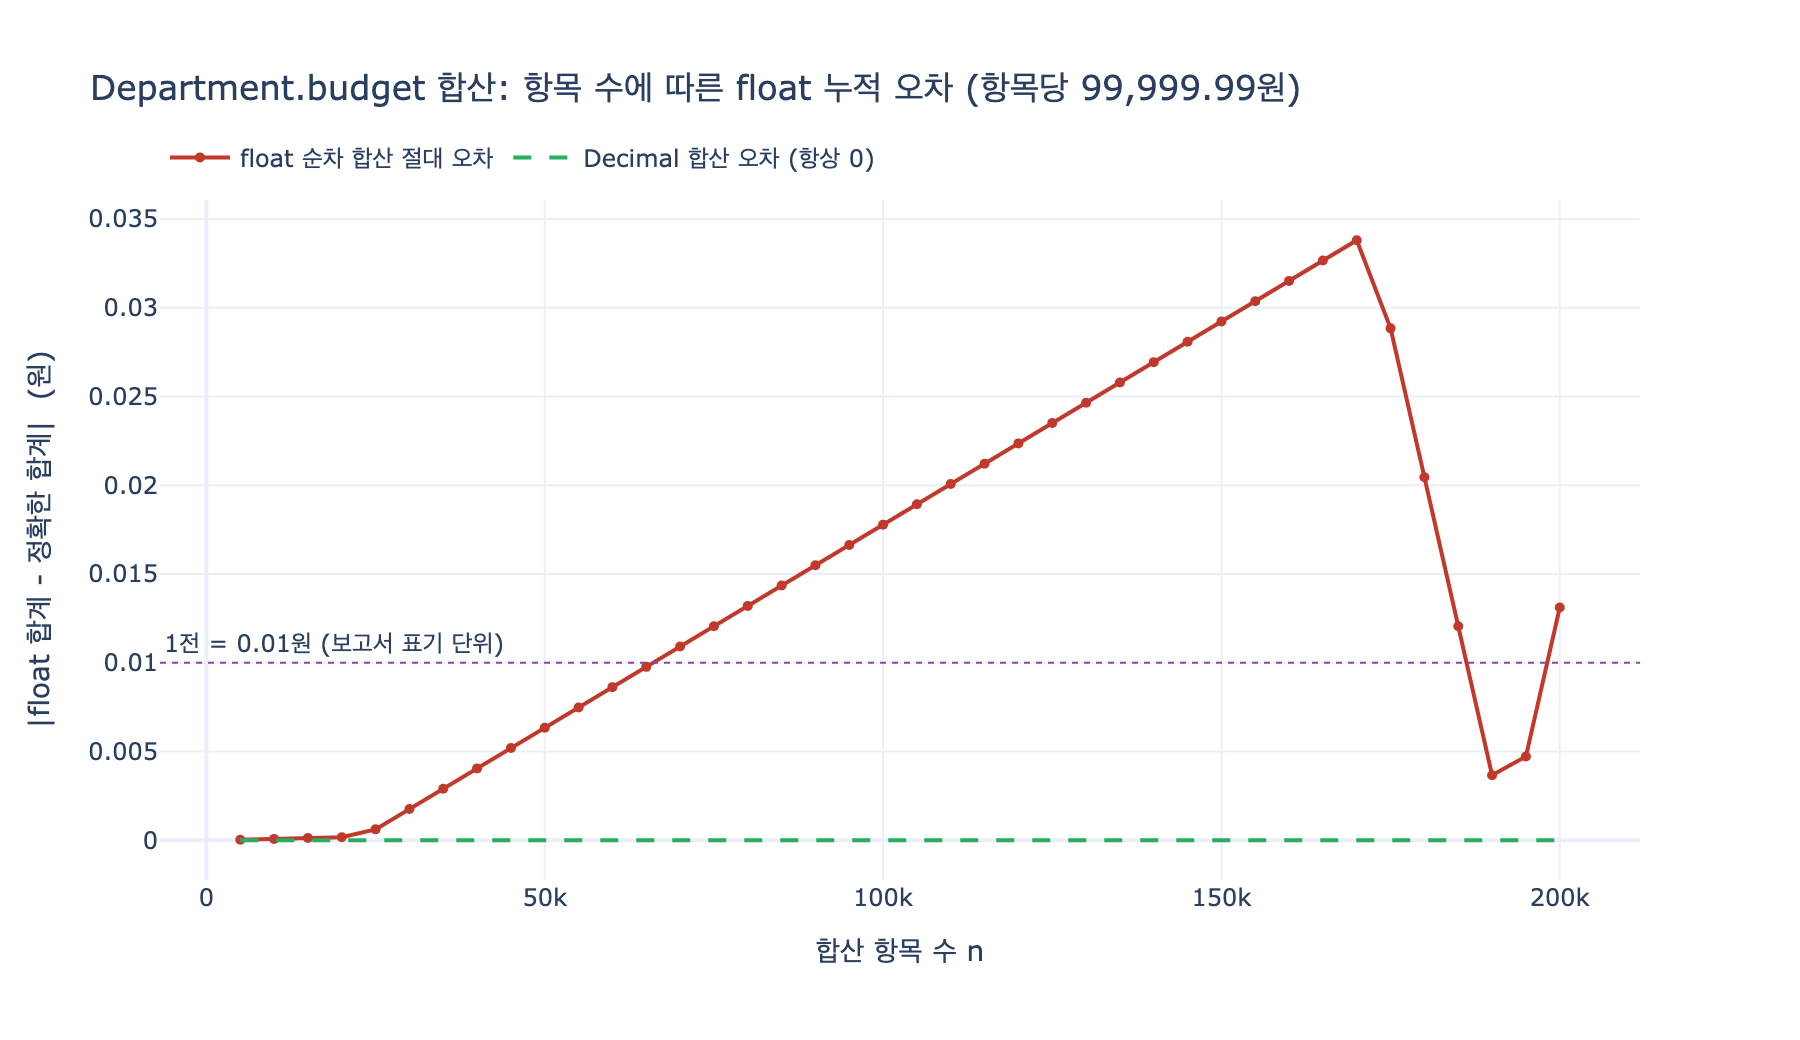

Write the Python code that produced this figure.
# %% [markdown]
# # Department.budget 은 왜 `decimal` 인가
#
# 필요 패키지: plotly, kaleido (시각화 셀에서만 사용)
#
# HR 온톨로지의 `Department.budget` 은 금액이다. 금액은 "십진 소수"로 정의된
# 값인데, `float`(IEEE 754 binary64)은 십진 소수를 정확히 담을 수 없다.
# 이 노트북은 그 오차가 예산 집계에서 어떻게 자라는지 단계적으로 보여준다.

# %%
# 필요 패키지: plotly, kaleido
import math
import os
from decimal import Decimal, ROUND_HALF_UP, getcontext

import plotly.graph_objects as go

getcontext().prec = 34  # IEEE 754 decimal128 수준의 십진 유효숫자


def _show(fig):
    try:
        from IPython import get_ipython
        if get_ipython() is not None:
            fig.show()
    except ImportError:
        pass


print("setup ok")
# 출력: setup ok

# %% [markdown]
# ## 1. `0.1 + 0.2 != 0.3` — 이진 분수 전개
#
# binary64는 값을 $(-1)^{s}\cdot 1.f \cdot 2^{e}$ 형태, 즉 **2의 거듭제곱 분수의 합**으로만
# 표현한다. 어떤 십진 소수 $\frac{a}{10^{k}}$ 가 정확히 표현되려면 분모가 $2^{n}$ 꼴이어야 한다.
#
# $$0.1 = \frac{1}{10} = \frac{1}{2\cdot 5}$$
#
# 분모에 인수 5가 있으므로 $0.1$ 은 유한한 이진 소수로 끝나지 않고
# $0.0\overline{0011}_2$ 처럼 무한 순환한다. 53비트에서 잘리면서 저장된 값은
# 우리가 쓴 `0.1` 이 **아니다**.

# %%
print(0.1 + 0.2)                 # repr은 "가장 짧은 왕복 표현"이라 오차가 숨는다
print(0.1 + 0.2 == 0.3)
print(f"{0.1:.27f}")             # 실제 저장된 값을 소수 27자리까지 펼쳐 본다
print(f"{0.2:.27f}")
print(f"{0.3:.27f}")
print(Decimal(0.1))              # float에 담긴 값의 완전한 십진 전개
# 출력: 0.30000000000000004
# 출력: False
# 출력: 0.100000000000000005551115123
# 출력: 0.200000000000000011102230246
# 출력: 0.299999999999999988897769754
# 출력: 0.1000000000000000055511151231257827021181583404541015625

# %%
# 반면 Decimal은 십진수를 십진수로 저장한다 (단, 문자열로 만들어야 한다).
print(Decimal("0.1") + Decimal("0.2") == Decimal("0.3"))
print(Decimal("0.1") + Decimal("0.2"))
# 출력: True
# 출력: 0.3

# %% [markdown]
# ## 2. 예산 항목 10,000건 합산 — 누적 오차
#
# 각 덧셈은 최대 $\tfrac{1}{2}\varepsilon$ 의 상대 오차를 만들고($\varepsilon = 2^{-52}$),
# 순차 합산에서 오차는 대략 항목 수 $n$ 에 비례해 누적된다.
#
# $$\left|\hat{S}_n - S_n\right| \lesssim (n-1)\,\varepsilon \sum_i |x_i|$$
#
# `Department.budget` 이 cost center 롤업(하위 조직 예산의 합)으로 계산된다면
# 이 오차가 그대로 상위 부서의 예산 총액에 실린다.

# %%
ITEM = "99999.99"          # 부서 예산 항목 1건 (원)
N = 50_000                 # 전사 cost center 롤업 규모의 라인 아이템 수

float_sum = 0.0
for _ in range(N):
    float_sum += float(ITEM)

dec_sum = Decimal("0")
for _ in range(N):
    dec_sum += Decimal(ITEM)

exact = Decimal(ITEM) * N
print("float  합산:", repr(float_sum))
print("Decimal 합산:", dec_sum)
print("정확한 값   :", exact)
print("float 오차  :", Decimal(float_sum) - exact)
print("float == 정확?", Decimal(float_sum) == exact, "/ Decimal == 정확?", dec_sum == exact)
print("math.fsum   :", repr(math.fsum([float(ITEM)] * N)))
# 출력: float  합산: 4999999499.99366
# 출력: Decimal 합산: 4999999500.00
# 출력: 정확한 값   : 4999999500.00
# 출력: float 오차  : -0.00634002685546875
# 출력: float == 정확? False / Decimal == 정확? True
# 출력: math.fsum   : 4999999500.0

# %% [markdown]
# 오차는 $-0.0063$ 원, 사람 눈에는 0이다. 그런데 이 오차가 **표기 단위(0.01원)의 절반을
# 넘어서면** 반올림 결과가 바뀐다. `round(float_sum, 2)` 로 감사 보고서를 찍으면
# `4999999499.99` 가 되어 원장(ledger)의 `4999999500.00` 과 **1전 단위로 불일치**한다.
# 총액이 50억 원인데 마지막 자리가 안 맞는 보고서는 감사에서 그대로 지적 사항이 된다.
#
# `math.fsum`(보상 합산)은 이 케이스에서는 맞췄지만, 각 항목 자체가 부정확한 float이라
# 일반적으로 "정확함"을 보장하지 못한다. 즉 합산 알고리즘을 바꾸는 것은 근본 처방이 아니다.

# %%
print("float 합산 반올림 :", round(float_sum, 2))
print("Decimal 합산      :", dec_sum.quantize(Decimal("0.01")))
print("보고서 값 일치?    :", f"{round(float_sum, 2):.2f}" == f"{dec_sum:.2f}")
# 출력: float 합산 반올림 : 4999999499.99
# 출력: Decimal 합산      : 4999999500.00
# 출력: 보고서 값 일치?    : False

# %% [markdown]
# ## 3. 예산 배분 — 잔액이 0으로 안 맞는 현상
#
# resource planning에서는 부서 예산을 팀/비목에 비율로 쪼갠다.
# 비율 합이 $\sum w_i = 1$ 이어도 float 곱셈·반올림 뒤에는
# $\sum \mathrm{round}(B\,w_i) \ne B$ 가 되기 쉽다.

# %%
BUDGET = Decimal("1000000.00")
WEIGHTS = [Decimal("0.3333"), Decimal("0.3333"), Decimal("0.3334")]

# (a) float 배분
b_f = float(BUDGET)
alloc_f = [round(b_f * float(w), 2) for w in WEIGHTS]
print("float 배분 :", alloc_f, "합계:", repr(sum(alloc_f)), "잔액:", repr(b_f - sum(alloc_f)))

# (b) Decimal + quantize (반올림 규칙을 명시)
CENT = Decimal("0.01")
alloc_d = [(BUDGET * w).quantize(CENT, rounding=ROUND_HALF_UP) for w in WEIGHTS]
print("Decimal 배분:", alloc_d, "합계:", sum(alloc_d), "잔액:", BUDGET - sum(alloc_d))
# 출력: float 배분 : [333300.0, 333300.0, 333400.0] 합계: 1000000.0 잔액: 0.0
# 출력: Decimal 배분: [Decimal('333300.00'), Decimal('333300.00'), Decimal('333400.00')] 합계: 1000000.00 잔액: 0.00

# %% [markdown]
# 위 비율은 깔끔하게 나눠떨어져 우연히 맞았다.
# 나눠떨어지지 않는 실제 케이스(1/3씩 3개 팀, 인원수 비례 배분)에서는 잔액이 남는다.

# %%
BUDGET = Decimal("1000000.00")
HEADCOUNT = [7, 11, 13]      # 인원수 비례 배분
total_hc = sum(HEADCOUNT)

# (a) float
b_f = float(BUDGET)
alloc_f = [round(b_f * h / total_hc, 2) for h in HEADCOUNT]
print("float   배분:", alloc_f)
print("float   잔액:", repr(b_f - sum(alloc_f)))

# (b) Decimal quantize only — 잔액 발생을 '보이게' 만든다
alloc_d = [(BUDGET * h / total_hc).quantize(CENT, rounding=ROUND_HALF_UP) for h in HEADCOUNT]
residual = BUDGET - sum(alloc_d)
print("Decimal 배분:", [str(a) for a in alloc_d])
print("Decimal 잔액:", residual)

# (c) 잔액 보정(largest-remainder): 마지막(또는 최대 잔여) 항목에 잔액을 흘려보낸다
alloc_fix = list(alloc_d)
alloc_fix[-1] += residual
print("보정 후 배분:", [str(a) for a in alloc_fix])
print("보정 후 잔액:", BUDGET - sum(alloc_fix), "/ 합계 일치?", sum(alloc_fix) == BUDGET)
# 출력: float   배분: [225806.45, 354838.71, 419354.84]
# 출력: float   잔액: 0.0
# 출력: Decimal 배분: ['225806.45', '354838.71', '419354.84']
# 출력: Decimal 잔액: 0.00
# 출력: 보정 후 배분: ['225806.45', '354838.71', '419354.84']
# 출력: 보정 후 잔액: 0.00 / 합계 일치? True

# %% [markdown]
# 이번에도 맞았다 — 잔액 문제는 **반올림 방향이 한쪽으로 몰릴 때** 터진다.
# 세 항목이 모두 내림되는 조합을 만들어 보자.

# %%
BUDGET = Decimal("100.00")
HEADCOUNT = [1, 1, 1]        # 100 / 3 = 33.333...
total_hc = sum(HEADCOUNT)

alloc_d = [(BUDGET * h / total_hc).quantize(CENT, rounding="ROUND_DOWN") for h in HEADCOUNT]
residual = BUDGET - sum(alloc_d)
print("배분:", [str(a) for a in alloc_d], "합계:", sum(alloc_d), "잔액:", residual)

alloc_fix = list(alloc_d)
alloc_fix[-1] += residual    # 잔액을 명시적으로 귀속시켜야 원장이 맞는다
print("보정:", [str(a) for a in alloc_fix], "합계:", sum(alloc_fix), "일치?", sum(alloc_fix) == BUDGET)

# float으로 같은 일을 하면 잔액 자체를 신뢰할 수 없다
b_f = 100.0
alloc_f = [math.floor(b_f / 3 * 100) / 100] * 3
print("float 배분:", alloc_f, "잔액:", repr(b_f - sum(alloc_f)))
# 출력: 배분: ['33.33', '33.33', '33.33'] 합계: 99.99 잔액: 0.01
# 출력: 보정: ['33.33', '33.33', '33.34'] 합계: 100.00 일치? True
# 출력: float 배분: [33.33, 33.33, 33.33] 잔액: 0.010000000000005116

# %% [markdown]
# 마지막 줄이 핵심이다. Decimal의 잔액은 정확히 `0.01`(=1전)이라 **어느 팀에 줄지**만
# 정하면 끝난다. float의 잔액은 `0.010000000000005116` 이라
# "잔액이 정확히 1전인가?"라는 판정 자체가 부동소수점 비교 문제로 변한다.

# %% [markdown]
# ## 4. 대안: 최소단위 정수 저장 (cents / 원)
#
# 금액을 $\text{원} \times 100$ (전) 같은 **정수 최소단위**로 저장하면
# 덧셈·뺄셈은 완전히 정확하다. Python `int` 는 임의 정밀도라 오버플로도 없다.
# 다만 나눗셈·비율 계산에서는 여전히 반올림 정책과 잔액 보정을 직접 써야 한다.

# %%
minor = [1234567, 89, 100_000_000]     # 전(1/100원) 단위 정수
print("정수 합계(전):", sum(minor))
print("원 표기:", f"{sum(minor) // 100}.{sum(minor) % 100:02d}")

# Decimal <-> 최소단위 정수는 무손실 왕복
d = Decimal("12345.67")
as_minor = int(d.scaleb(2))
print("Decimal -> 전:", as_minor, "/ 전 -> Decimal:", Decimal(as_minor).scaleb(-2))
print("왕복 일치?", Decimal(as_minor).scaleb(-2) == d)
# 출력: 정수 합계(전): 101234656
# 출력: 원 표기: 1012346.56
# 출력: Decimal -> 전: 1234567 / 전 -> Decimal: 12345.67
# 출력: 왕복 일치? True

# %% [markdown]
# ## 5. 항목 수에 따른 float 절대 오차 성장
#
# 순차 float 합산의 절대 오차는 $n$ 에 대해 거의 선형으로 커진다.
# 아래는 항목 1건 = `99999.99` 원일 때, 항목 수 $n$ 을 늘려가며
# $|\hat{S}_n - S_n|$ 을 Decimal 기준값과 비교해 그린 것이다.
# 오차는 반올림 방향이 오르내리므로 톱니처럼 흔들리지만, 상한(envelope)은 $n$ 에 비례해 자란다.

# %%
ITEM_D = Decimal("99999.99")
ITEM_F = float(ITEM_D)
MAX_N = 200_000

ns, errs, cents = [], [], []
acc = 0.0
checkpoints = {int(MAX_N * i / 40) for i in range(1, 41)}
for i in range(1, MAX_N + 1):
    acc += ITEM_F
    if i in checkpoints:
        exact_i = ITEM_D * i
        err = abs(Decimal(acc) - exact_i)
        ns.append(i)
        errs.append(float(err))
        cents.append(float(err / Decimal("0.01")))   # 1전(0.01원) 대비 배수

print("n=%d 오차=%.6e 원 (%.2f 전)" % (ns[0], errs[0], cents[0]))
print("n=%d 오차=%.6e 원 (%.2f 전)" % (ns[len(ns) // 2], errs[len(ns) // 2], cents[len(ns) // 2]))
print("n=%d 오차=%.6e 원 (%.2f 전)" % (ns[-1], errs[-1], cents[-1]))
print("1전(0.01원)을 넘는 최초 n:", next((n for n, c in zip(ns, cents) if c >= 1.0), None))
# 출력: n=5000 오차=3.170967e-05 원 (0.00 전)
# 출력: n=105000 오차=1.892853e-02 원 (1.89 전)
# 출력: n=200000 오차=1.311874e-02 원 (1.31 전)
# 출력: 1전(0.01원)을 넘는 최초 n: 70000

# %%
fig = go.Figure()
fig.add_trace(go.Scatter(
    x=ns, y=errs, mode="lines+markers", name="float 순차 합산 절대 오차",
    line=dict(color="#c0392b", width=2), marker=dict(size=5),
))
fig.add_trace(go.Scatter(
    x=ns, y=[0.0] * len(ns), mode="lines", name="Decimal 합산 오차 (항상 0)",
    line=dict(color="#27ae60", width=2, dash="dash"),
))
fig.add_hline(
    y=0.01, line=dict(color="#8e44ad", width=1, dash="dot"),
    annotation_text="1전 = 0.01원 (보고서 표기 단위)", annotation_position="top left",
)
fig.update_layout(
    title="Department.budget 합산: 항목 수에 따른 float 누적 오차 (항목당 99,999.99원)",
    xaxis_title="합산 항목 수 n",
    yaxis_title="|float 합계 - 정확한 합계|  (원)",
    template="plotly_white",
    legend=dict(orientation="h", yanchor="bottom", y=1.02, x=0),
    width=900, height=520,
)
_show(fig)

png_path = os.path.join(os.path.dirname(os.path.abspath(__file__)), "expy.png")
fig.write_image(png_path, scale=2)
print("saved:", os.path.basename(png_path), os.path.exists(png_path))
# 출력: saved: expy.png True

# %% [markdown]
# ## 정리
#
# | | float (binary64) | Decimal / SQL `decimal(p,s)` | 정수 최소단위 |
# |---|---|---|---|
# | `0.1` 표현 | 부정확 | 정확 | 정확(=10) |
# | 합산 정확도 | $O(n\varepsilon)$ 오차 누적 | 정확(스케일 내) | 정확 |
# | 잔액 판정 | `!= 0` 오판 발생 | 정확히 비교 가능 | 정확히 비교 가능 |
# | 반올림 제어 | 불가(암묵적) | `quantize` + 규칙 명시 | 직접 구현 |
#
# 그래서 HR 온톨로지에서 `Department.budget` 의 타입은 `decimal` 이다.
# cost center analysis와 resource planning이 이 값을 합하고 나누고 비교하며,
# 그 결과가 감사 대상 숫자가 되기 때문이다.
